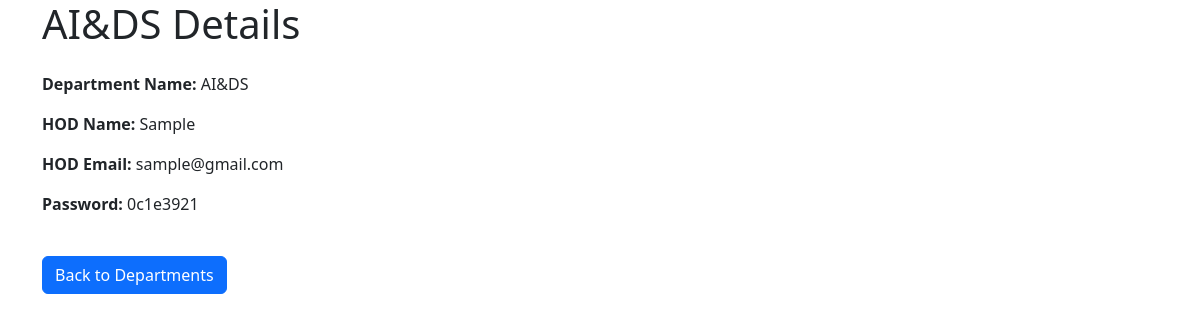
Screenshot of /department/2/ with the database file from the repository.
### Report_App/models.py (models this page shows, shortened)
class Department(models.Model):
    name = models.CharField(max_length=255)
    hod_name = models.CharField(max_length=255)
    email = models.EmailField(unique=True)
    password = models.CharField(max_length=255, default=uuid.uuid4)

### Report_App/views.py (the view)
# urls.py: path('department/<int:department_id>/', views.department_detail, name='department_detail'),
def department_detail(request, department_id):
    department = get_object_or_404(Department, id=department_id)
    return render(request, 'department_detail.html', {'department': department})

### Report_App/templates/department_detail.html (shortened to what this page needs)
<!DOCTYPE html>
<html lang="en">
<head>
    <link href="https://cdn.jsdelivr.net/npm/bootstrap@5.3.0-alpha3/dist/css/bootstrap.min.css" rel="stylesheet">
</head>
<body>
    <div class="container mx-auto mt-8">
        <h1 class="text-2xl font-bold mb-4">{{ department.name }} Details</h1>
        <div class="bg-white shadow-md rounded p-6">
            <p><strong>Department Name:</strong> {{ department.name }}</p>
            <p><strong>HOD Name:</strong> {{ department.hod_name }}</p>
            <p><strong>HOD Email:</strong> {{ department.email }}</p>
            <p><strong>Password:</strong> {{ department.password }}</p>
            <a href="{% url 'view_departments' %}" class="btn btn-primary mt-4">Back to Departments</a>
        </div>
    </div>
</body>
</html>

### rows the page displays
Department: name "AI&DS", hod_name "Sample", email "sample@gmail.com", password "0c1e3921"
